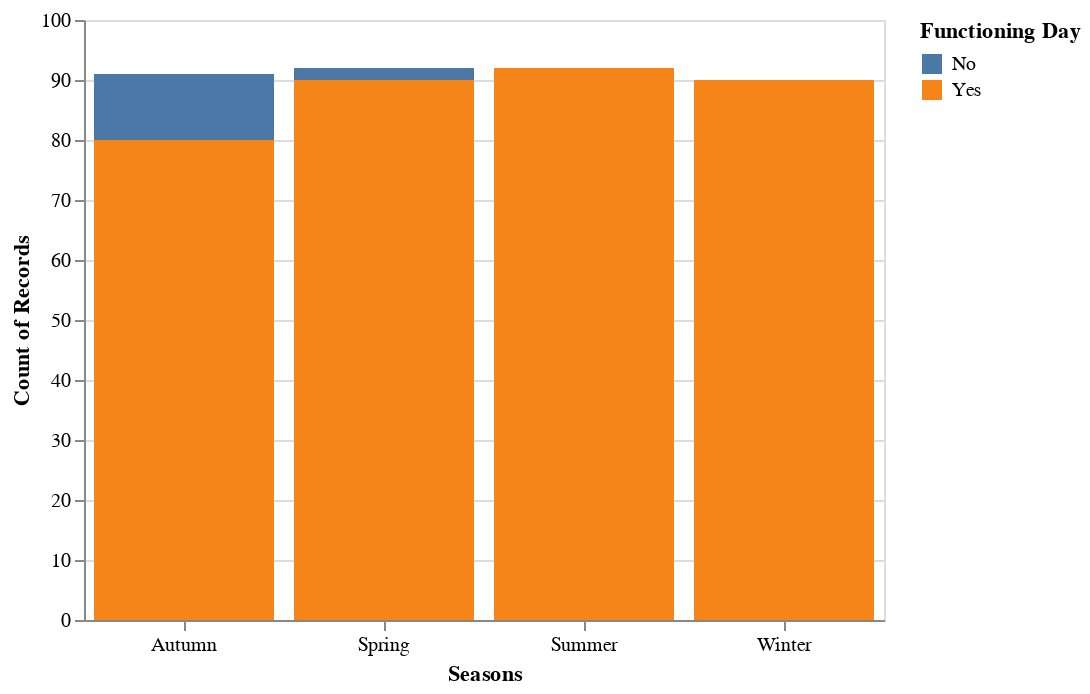

This figure's notebook cell:
### Code cell
alt.Chart(day_bike).mark_bar().encode(
    alt.X("Seasons"),
    alt.Y("count()"),
    color="Functioning Day",
    #size=alt.Size(value=100)  # 调整柱状图的大小
).properties(
    width = 400,
).configure_axis(
    labelAngle=0  
)

### Figure 1 — Vega specification as saved in the notebook (floating-point values rounded to 4 significant figures)
{"$schema": "https://vega.github.io/schema/vega/v5.json", "data": [{"name": "data-0ac247d31cdb22b68db2c7ea1317c3dc"}, {"name": "data_0", "values": [{"Functioning Day": "Yes", "Seasons": "Winter", "__count": 90, "__count_end": 90.0, "__count_start": 0.0}, {"Functioning Day": "Yes", "Seasons": "Spring", "__count": 90, "__count_end": 90.0, "__count_start": 0.0}, {"Functioning Day": "Yes", "Seasons": "Summer", "__count": 92, "__count_end": 92.0, "__count_start": 0.0}, {"Functioning Day": "Yes", "Seasons": "Autumn", "__count": 80, "__count_end": 80.0, "__count_start": 0.0}, {"Functioning Day": "No", "Seasons": "Autumn", "__count": 11, "__count_end": 91.0, "__count_start": 80.0}, {"Functioning Day": "No", "Seasons": "Spring", "__count": 2, "__count_end": 92.0, "__count_start": 90.0}]}, {"name": "data_0_x_domain_Seasons", "values": [{"Seasons": "Winter"}, {"Seasons": "Spring"}, {"Seasons": "Summer"}, {"Seasons": "Autumn"}]}, {"name": "data_0_color_domain_Functioning Day", "values": [{"Functioning Day": "Yes"}, {"Functioning Day": "No"}]}], "marks": [{"type": "rect", "name": "marks", "from": {"data": "data_0"}, "encode": {"update": {"x": {"field": "Seasons", "scale": "x"}, "width": {"signal": "max(0.25, bandwidth('x'))"}, "description": {"signal": "\"Seasons: \" + (isValid(datum[\"Seasons\"]) ? datum[\"Seasons\"] : \"\"+datum[\"Seasons\"]) + \"; Count of Records: \" + (format(datum[\"__count\"], \"\")) + \"; Functioning Day: \" + (isValid(datum[\"Functioning Day\"]) ? datum[\"Functioning Day\"] : \"\"+datum[\"Functioning Day\"])"}, "ariaRoleDescription": {"value": "bar"}, "fill": {"field": "Functioning Day", "scale": "color"}, "y": {"field": "__count_end", "scale": "y"}, "y2": {"field": "__count_start", "scale": "y"}}}, "style": ["bar"]}], "scales": [{"name": "x", "type": "band", "domain": {"data": "data_0_x_domain_Seasons", "field": "Seasons", "sort": true}, "range": [0, {"signal": "width"}], "paddingOuter": 0.05, "paddingInner": 0.1}, {"name": "y", "type": "linear", "domain": {"data": "data_0", "fields": ["__count_start", "__count_end"]}, "range": [{"signal": "height"}, 0], "zero": true, "nice": true}, {"name": "color", "type": "ordinal", "domain": {"data": "data_0_color_domain_Functioning Day", "field": "Functioning Day", "sort": true}, "range": "category"}], "axes": [{"scale": "y", "zindex": 0, "grid": true, "aria": false, "orient": "left", "labels": false, "minExtent": 0, "tickCount": {"signal": "ceil(height/40)"}, "domain": false, "maxExtent": 0, "gridScale": "x", "ticks": false}, {"scale": "x", "zindex": 0, "grid": false, "title": "Seasons", "labelBaseline": "top", "orient": "bottom"}, {"scale": "y", "labelOverlap": true, "orient": "left", "labelAlign": "right", "title": "Count of Records", "grid": false, "zindex": 0, "tickCount": {"signal": "ceil(height/40)"}}], "legends": [{"fill": "color", "symbolType": "square", "title": "Functioning Day"}], "config": {"axis": {"labelAngle": 0}}, "height": 300, "background": "white", "padding": 5, "width": 400, "style": "cell"}
